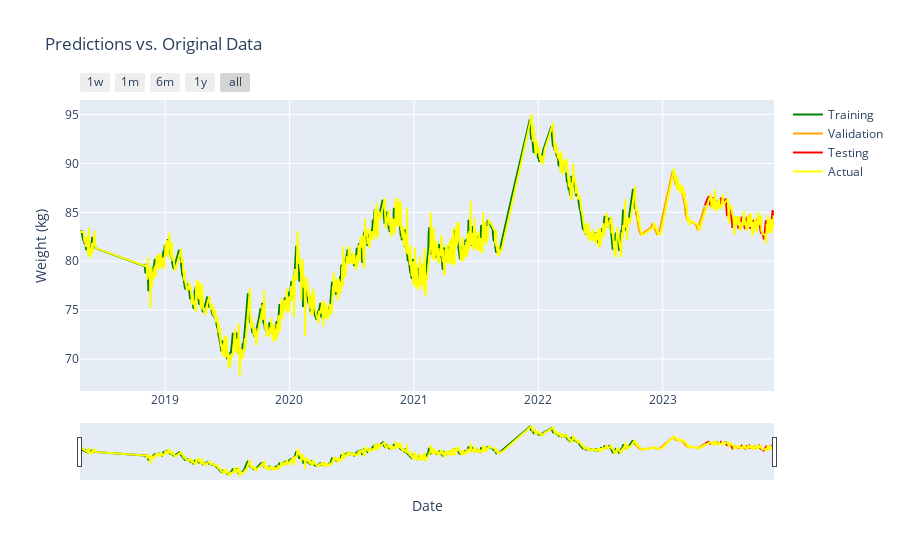

This figure's notebook cell:
### Code cell
# Create a timeline for the entire dataset
timeline = pd.date_range(start='2018-04-26', periods=len(all_predictions_original), freq='D')

original_weights = df_model['weight'].values

# Create traces with color coding
trace_train = go.Scatter(x=timeline[:len(X_train)], y=all_predictions_original[:len(X_train)].flatten(), mode='lines', name='Training', line=dict(color='green'))
trace_val = go.Scatter(x=timeline[len(X_train):len(X_train)+len(X_val)], y=all_predictions_original[len(X_train):len(X_train)+len(X_val)].flatten(), mode='lines', name='Validation', line=dict(color='orange'))
trace_test = go.Scatter(x=timeline[-len(X_test):], y=all_predictions_original[-len(X_test):].flatten(), mode='lines', name='Testing', line=dict(color='red'))
trace_original = go.Scatter(x=timeline, y=original_weights, mode='lines', name='Actual', line=dict(color='yellow'))

# Create the figure
fig = go.Figure(data=[trace_train, trace_val, trace_test, trace_original])

# Add titles and labels
fig.update_layout(title='Predictions vs. Original Data',
                  xaxis_title='Date',
                  yaxis_title='Weight (kg)',
                  hovermode="x")

# Add interactive slider and buttons
fig.update_layout(
    xaxis=dict(
        rangeselector=dict(
            buttons=list([
                dict(count=7, label="1w", step="day", stepmode="backward"),
                dict(count=1, label="1m", step="month", stepmode="backward"),
                dict(count=6, label="6m", step="month", stepmode="backward"),
                dict(count=1, label="1y", step="year", stepmode="backward"),
                dict(step="all")
            ])
        ),
        rangeslider=dict(visible=True),
        type="date"
    )
)

# Show the figure
fig.show()

### Figure 1 — Plotly figure (JSON) as saved in the notebook; plotly's stock layout.template omitted (floating-point values rounded to 4 significant figures; data arrays with more than 128 entries replaced by an {"elided": "..."} marker saying what was removed)
{"data": [{"line": {"color": "green"}, "mode": "lines", "name": "Training", "type": "scatter", "x": {"elided": "1631 str values"}, "y": {"elided": "1631 float values"}}, {"line": {"color": "orange"}, "mode": "lines", "name": "Validation", "type": "scatter", "x": {"elided": "204 str values"}, "y": {"elided": "204 float values"}}, {"line": {"color": "red"}, "mode": "lines", "name": "Testing", "type": "scatter", "x": {"elided": "204 str values"}, "y": {"elided": "204 float values"}}, {"line": {"color": "yellow"}, "mode": "lines", "name": "Actual", "type": "scatter", "x": {"elided": "2039 str values"}, "y": {"elided": "2046 float values"}}], "layout": {"hovermode": "x", "title": {"text": "Predictions vs. Original Data"}, "xaxis": {"rangeselector": {"buttons": [{"count": 7, "label": "1w", "step": "day", "stepmode": "backward"}, {"count": 1, "label": "1m", "step": "month", "stepmode": "backward"}, {"count": 6, "label": "6m", "step": "month", "stepmode": "backward"}, {"count": 1, "label": "1y", "step": "year", "stepmode": "backward"}, {"step": "all"}]}, "rangeslider": {"visible": true}, "title": {"text": "Date"}, "type": "date"}, "yaxis": {"title": {"text": "Weight (kg)"}}}}
